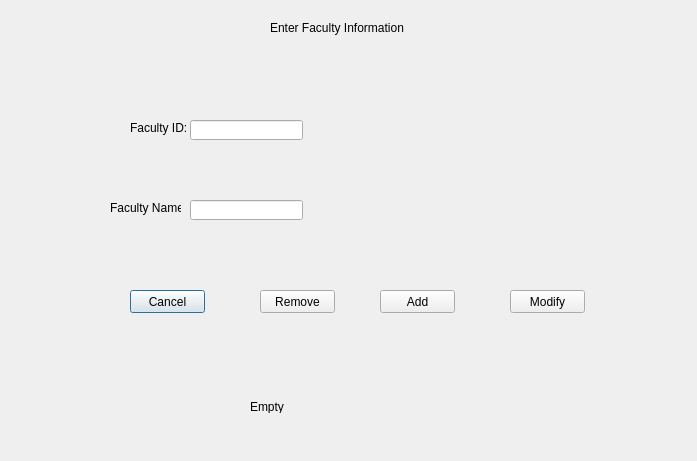
<?xml version="1.0" encoding="UTF-8"?>
<ui version="4.0">
 <class>Dialog</class>
 <widget class="QDialog" name="Dialog">
  <property name="geometry">
   <rect>
    <x>0</x>
    <y>0</y>
    <width>697</width>
    <height>461</height>
   </rect>
  </property>
  <property name="windowTitle">
   <string>Dialog</string>
  </property>
  <widget class="QLabel" name="label">
   <property name="geometry">
    <rect>
     <x>270</x>
     <y>20</y>
     <width>151</width>
     <height>16</height>
    </rect>
   </property>
   <property name="text">
    <string>Enter Faculty Information</string>
   </property>
  </widget>
  <widget class="QLabel" name="label_2">
   <property name="geometry">
    <rect>
     <x>130</x>
     <y>120</y>
     <width>61</width>
     <height>16</height>
    </rect>
   </property>
   <property name="text">
    <string>Faculty ID:</string>
   </property>
  </widget>
  <widget class="QLabel" name="label_3">
   <property name="geometry">
    <rect>
     <x>110</x>
     <y>200</y>
     <width>71</width>
     <height>16</height>
    </rect>
   </property>
   <property name="text">
    <string>Faculty Name:</string>
   </property>
  </widget>
  <widget class="QLabel" name="label_4">
   <property name="geometry">
    <rect>
     <x>250</x>
     <y>400</y>
     <width>47</width>
     <height>13</height>
    </rect>
   </property>
   <property name="text">
    <string>Empty</string>
   </property>
  </widget>
  <widget class="QPushButton" name="cancel">
   <property name="geometry">
    <rect>
     <x>130</x>
     <y>290</y>
     <width>75</width>
     <height>23</height>
    </rect>
   </property>
   <property name="text">
    <string>Cancel</string>
   </property>
  </widget>
  <widget class="QPushButton" name="pushButton_2">
   <property name="geometry">
    <rect>
     <x>260</x>
     <y>290</y>
     <width>75</width>
     <height>23</height>
    </rect>
   </property>
   <property name="text">
    <string>Remove</string>
   </property>
  </widget>
  <widget class="QPushButton" name="pushButton_3">
   <property name="geometry">
    <rect>
     <x>380</x>
     <y>290</y>
     <width>75</width>
     <height>23</height>
    </rect>
   </property>
   <property name="text">
    <string>Add</string>
   </property>
  </widget>
  <widget class="QPushButton" name="pushButton_4">
   <property name="geometry">
    <rect>
     <x>510</x>
     <y>290</y>
     <width>75</width>
     <height>23</height>
    </rect>
   </property>
   <property name="text">
    <string>Modify</string>
   </property>
  </widget>
  <widget class="QLineEdit" name="lineEdit">
   <property name="geometry">
    <rect>
     <x>190</x>
     <y>120</y>
     <width>113</width>
     <height>20</height>
    </rect>
   </property>
  </widget>
  <widget class="QLineEdit" name="lineEdit_2">
   <property name="geometry">
    <rect>
     <x>190</x>
     <y>200</y>
     <width>113</width>
     <height>20</height>
    </rect>
   </property>
  </widget>
 </widget>
 <resources/>
 <connections/>
</ui>
